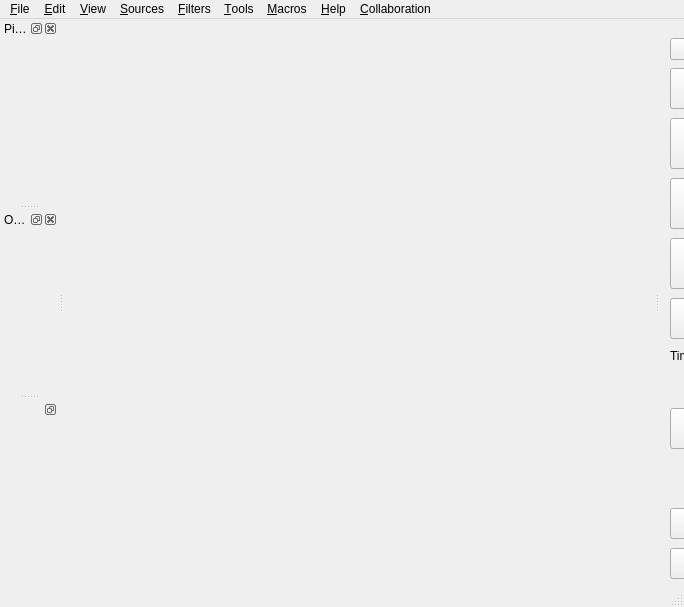
<?xml version="1.0" encoding="UTF-8"?>
<ui version="4.0">
 <class>pqClientMainWindow</class>
 <widget class="QMainWindow" name="pqClientMainWindow">
  <property name="geometry">
   <rect>
    <x>0</x>
    <y>0</y>
    <width>684</width>
    <height>607</height>
   </rect>
  </property>
  <property name="windowTitle">
   <string>MainWindow</string>
  </property>
  <widget class="QWidget" name="centralwidget"/>
  <widget class="QMenuBar" name="menubar">
   <property name="geometry">
    <rect>
     <x>0</x>
     <y>0</y>
     <width>684</width>
     <height>21</height>
    </rect>
   </property>
   <widget class="QMenu" name="menu_File">
    <property name="title">
     <string>&amp;File</string>
    </property>
   </widget>
   <widget class="QMenu" name="menuSources">
    <property name="title">
     <string>&amp;Sources</string>
    </property>
   </widget>
   <widget class="QMenu" name="menuFilters">
    <property name="title">
     <string>&amp;Filters</string>
    </property>
   </widget>
   <widget class="QMenu" name="menu_Edit">
    <property name="title">
     <string>&amp;Edit</string>
    </property>
   </widget>
   <widget class="QMenu" name="menu_View">
    <property name="title">
     <string>&amp;View</string>
    </property>
   </widget>
   <widget class="QMenu" name="menuTools">
    <property name="title">
     <string>&amp;Tools</string>
    </property>
   </widget>
   <widget class="QMenu" name="menu_Help">
    <property name="title">
     <string>&amp;Help</string>
    </property>
   </widget>
   <widget class="QMenu" name="menu_Macros">
    <property name="title">
     <string>&amp;Macros</string>
    </property>
   </widget>
   <widget class="QMenu" name="menu_Collaboration">
    <property name="title">
     <string>&amp;Collaboration</string>
    </property>
   </widget>
   <addaction name="menu_File"/>
   <addaction name="menu_Edit"/>
   <addaction name="menu_View"/>
   <addaction name="menuSources"/>
   <addaction name="menuFilters"/>
   <addaction name="menuTools"/>
   <addaction name="menu_Macros"/>
   <addaction name="menu_Help"/>
   <addaction name="menu_Collaboration"/>
  </widget>
  <widget class="pqStatusBar" name="statusbar"/>
  <widget class="QDockWidget" name="pipelineBrowserDock">
   <property name="allowedAreas">
    <set>Qt::LeftDockWidgetArea|Qt::RightDockWidgetArea</set>
   </property>
   <property name="windowTitle">
    <string>Pipeline Browser</string>
   </property>
   <attribute name="dockWidgetArea">
    <number>1</number>
   </attribute>
   <widget class="pqPipelineBrowserWidget" name="pipelineBrowser">
    <property name="contextMenuPolicy">
     <enum>Qt::ActionsContextMenu</enum>
    </property>
   </widget>
  </widget>
  <widget class="QDockWidget" name="proxyTabDock">
   <property name="allowedAreas">
    <set>Qt::LeftDockWidgetArea|Qt::RightDockWidgetArea</set>
   </property>
   <property name="windowTitle">
    <string>Object Inspector</string>
   </property>
   <attribute name="dockWidgetArea">
    <number>1</number>
   </attribute>
   <widget class="pqProxyTabWidget" name="proxyTabWidget"/>
  </widget>
  <widget class="QDockWidget" name="proxyTabDock1">
   <property name="floating">
    <bool>true</bool>
   </property>
   <property name="features">
    <set>QDockWidget::DockWidgetFloatable|QDockWidget::DockWidgetMovable</set>
   </property>
   <property name="allowedAreas">
    <set>Qt::AllDockWidgetAreas</set>
   </property>
   <attribute name="dockWidgetArea">
    <number>1</number>
   </attribute>
   <widget class="pqViewManager" name="MultiViewManager">
    <widget class="QDockWidget" name="animationViewDock">
     <property name="enabled">
      <bool>false</bool>
     </property>
     <property name="geometry">
      <rect>
       <x>-280</x>
       <y>110</y>
       <width>651</width>
       <height>38</height>
      </rect>
     </property>
     <property name="allowedAreas">
      <set>Qt::NoDockWidgetArea</set>
     </property>
     <property name="windowTitle">
      <string>Animation View</string>
     </property>
     <widget class="pqPVAnimationWidget" name="animationView"/>
    </widget>
   </widget>
  </widget>
  <widget class="QDockWidget" name="dockWidget">
   <property name="sizePolicy">
    <sizepolicy hsizetype="Maximum" vsizetype="Preferred">
     <horstretch>200</horstretch>
     <verstretch>60</verstretch>
    </sizepolicy>
   </property>
   <property name="features">
    <set>QDockWidget::DockWidgetMovable</set>
   </property>
   <attribute name="dockWidgetArea">
    <number>2</number>
   </attribute>
   <widget class="QWidget" name="dockWidgetContents">
    <widget class="QComboBox" name="VortexDataSetComboBox">
     <property name="geometry">
      <rect>
       <x>10</x>
       <y>0</y>
       <width>281</width>
       <height>22</height>
      </rect>
     </property>
     <property name="currentIndex">
      <number>-1</number>
     </property>
    </widget>
    <widget class="QPushButton" name="ToggleVortexCore">
     <property name="geometry">
      <rect>
       <x>10</x>
       <y>30</y>
       <width>271</width>
       <height>41</height>
      </rect>
     </property>
     <property name="text">
      <string>Toggle Vortices</string>
     </property>
    </widget>
    <widget class="QPushButton" name="ToggleContextualFlow">
     <property name="geometry">
      <rect>
       <x>10</x>
       <y>140</y>
       <width>271</width>
       <height>51</height>
      </rect>
     </property>
     <property name="text">
      <string>Toggle Contextual Flow</string>
     </property>
    </widget>
    <widget class="QPushButton" name="PushToSharedState">
     <property name="geometry">
      <rect>
       <x>10</x>
       <y>470</y>
       <width>261</width>
       <height>31</height>
      </rect>
     </property>
     <property name="text">
      <string>Push to Shared State</string>
     </property>
    </widget>
    <widget class="QPushButton" name="ToggleVortexCoreDirection">
     <property name="geometry">
      <rect>
       <x>10</x>
       <y>80</y>
       <width>271</width>
       <height>51</height>
      </rect>
     </property>
     <property name="text">
      <string>Toggle Vortex Core Direction</string>
     </property>
    </widget>
    <widget class="QPushButton" name="ToggleTurbineGeometry">
     <property name="geometry">
      <rect>
       <x>10</x>
       <y>200</y>
       <width>271</width>
       <height>51</height>
      </rect>
     </property>
     <property name="text">
      <string>Toggle Turbine Geometry</string>
     </property>
    </widget>
    <widget class="QPushButton" name="ToggleTimelineSummary">
     <property name="geometry">
      <rect>
       <x>10</x>
       <y>370</y>
       <width>271</width>
       <height>41</height>
      </rect>
     </property>
     <property name="text">
      <string>Toggle Timeline Summary</string>
     </property>
    </widget>
    <widget class="pqDoubleRangeWidget" name="TimeSlider" native="true">
     <property name="geometry">
      <rect>
       <x>10</x>
       <y>340</y>
       <width>431</width>
       <height>20</height>
      </rect>
     </property>
    </widget>
    <widget class="QLabel" name="label_3">
     <property name="geometry">
      <rect>
       <x>10</x>
       <y>310</y>
       <width>110</width>
       <height>16</height>
      </rect>
     </property>
     <property name="text">
      <string>Time Step</string>
     </property>
     <property name="wordWrap">
      <bool>true</bool>
     </property>
    </widget>
    <widget class="QPushButton" name="TimeSeriesView">
     <property name="geometry">
      <rect>
       <x>10</x>
       <y>260</y>
       <width>261</width>
       <height>41</height>
      </rect>
     </property>
     <property name="text">
      <string>Toggle Fast Time Series View</string>
     </property>
    </widget>
    <widget class="QPushButton" name="ToggleToPartnersView">
     <property name="geometry">
      <rect>
       <x>10</x>
       <y>510</y>
       <width>261</width>
       <height>31</height>
      </rect>
     </property>
     <property name="text">
      <string>Toggle to Partner's View</string>
     </property>
    </widget>
   </widget>
  </widget>
 </widget>
 <customwidgets>
  <customwidget>
   <class>pqDoubleRangeWidget</class>
   <extends>QWidget</extends>
   <header>pqDoubleRangeWidget.h</header>
  </customwidget>
  <customwidget>
   <class>pqPipelineBrowserWidget</class>
   <extends>QWidget</extends>
   <header>pqPipelineBrowserWidget.h</header>
   <container>1</container>
  </customwidget>
  <customwidget>
   <class>pqProxyTabWidget</class>
   <extends>QWidget</extends>
   <header>pqProxyTabWidget.h</header>
   <container>1</container>
  </customwidget>
  <customwidget>
   <class>pqViewManager</class>
   <extends>QWidget</extends>
   <header>pqViewManager.h</header>
   <container>1</container>
  </customwidget>
  <customwidget>
   <class>pqPVAnimationWidget</class>
   <extends>QWidget</extends>
   <header>pqPVAnimationWidget.h</header>
   <container>1</container>
  </customwidget>
  <customwidget>
   <class>pqStatusBar</class>
   <extends>QStatusBar</extends>
   <header>pqStatusBar.h</header>
  </customwidget>
 </customwidgets>
 <resources/>
 <connections/>
</ui>
